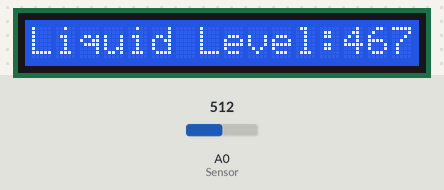
Recording of a sketch running on a simulated Arduino Uno, built with avr-gcc and run on an emulated ATmega328P. On the bench: 16×1 character LCD. Inputs (shaded band) come from the test bench; at power-on: A0 (Sensor) = 512. What the sketch prints to the serial monitor is not drawn.

Above: at 1.2 s.
1.3 s: A0 (Sensor) set to 156
At 2.8 s:
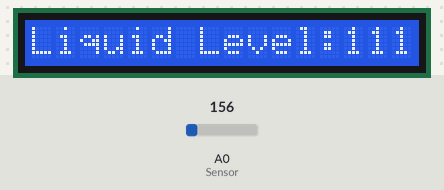
3.5 s: A0 (Sensor) set to 137
At 4.5 s:
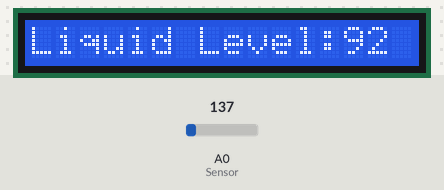
5.5 s: A0 (Sensor) set to 122
At 7.5 s:
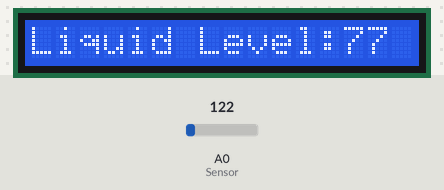
Timing chart, 0 to 9.0 s (numbered marks = the images above; inputs shaded):
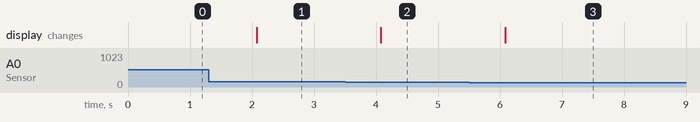

The sketch:

main.ino
```cpp
/*=================================================
Precision Liquid Level measurement using arduino
=================================================*/

#include <LiquidCrystal.h>
LiquidCrystal lcd (12, 11, 10, 5, 4, 3, 2);
int Level ;

void setup () {
lcd.begin (16,1);
Serial.begin (9600);
}

void loop () {

Level = analogRead ( A0 )-45; //Sensor is having some offset so do some

//calibration here
lcd.setCursor (0 , 0);
lcd.print ("Liquid Level:");
lcd.print ( Level );
lcd.print (" Ltr");
Serial.print ("Liquid Level:");
Serial.print ( Level );
Serial.println (" Ltr");

delay (1000);

}
```

Measured:
- the behaviour switches between 145 and 144 on A0 (Sensor) (found by bisection; images 1 and 2)
- after the input at 1.3 s, the display: changes after 0.77 s (image 1)
- after the input at 3.5 s, the display: changes after 0.58 s (image 2)
- after the input at 5.5 s, the display: changes after 0.59 s (image 3)
